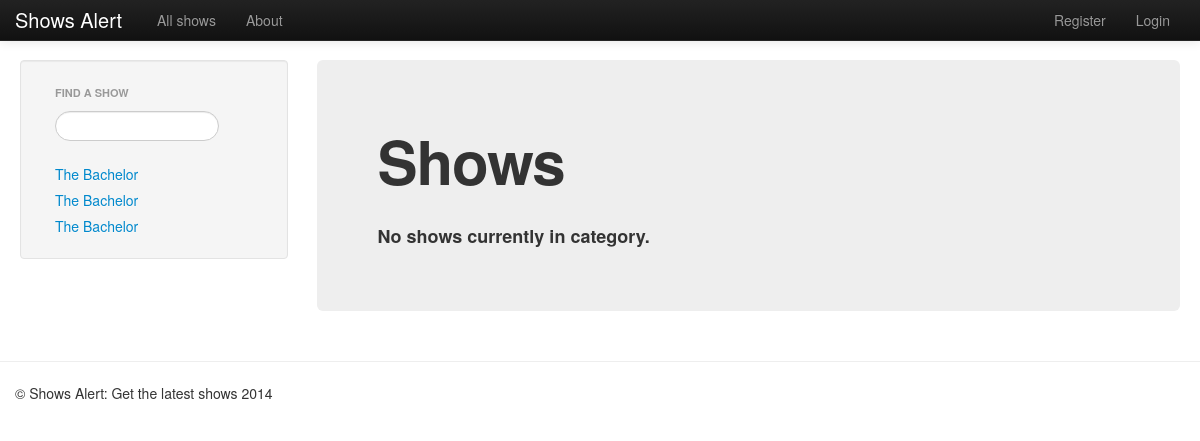
Before: /rango/shows_list/ with the older database file.
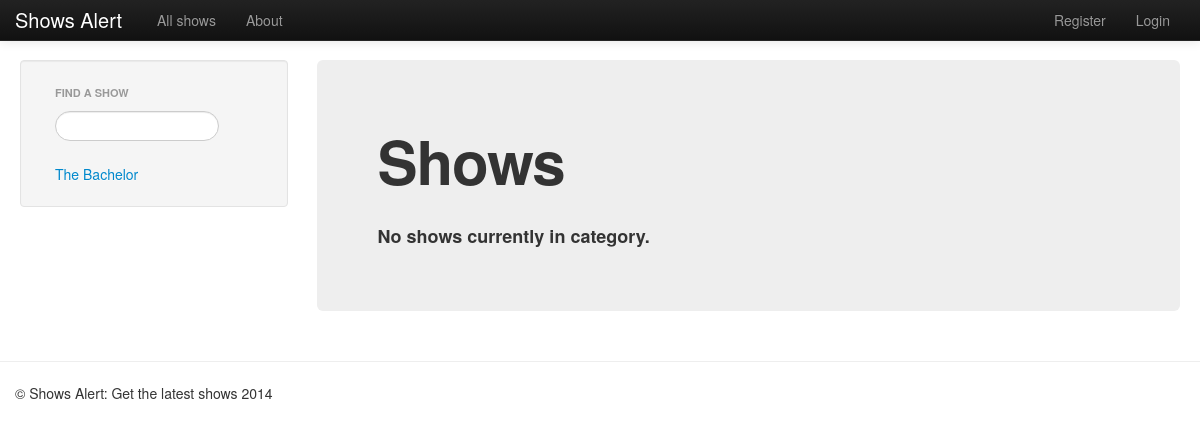
After: the same page with the newer database file.
### rango/models.py (models this page shows, shortened)
class TvShows(models.Model):
	show_name = models.CharField(max_length=100)
	url = models.URLField(max_length=300, blank=True)
	picture_link = models.URLField(max_length=300, blank=True)
	likes = models.IntegerField(default=5)
	added = models.IntegerField(default=5)
	users = ['uehtesham90@gmail.com']

### rango/views.py (the view)
def shows_list(request):
	context = RequestContext(request)
	show_list = get_category_list()
	context_dict = {'show_list': show_list}
	cat_list = get_category_list()
	context_dict['cat_list'] = cat_list
	return render_to_response('rango/shows_list.html', context_dict, context)

### rango/views.py (called while the page is built)
def encode_url(name):
	return name.replace(' ', '_')

def get_category_list(max_results=0, starts_with=''):
	cat_list = []
	if starts_with:
		cat_list = TvShows.objects.filter(name__startswith=starts_with)
	else:
		cat_list = TvShows.objects.all()
	if max_results > 0:
		if len(cat_list) > max_results:
			cat_list = cat_list[:max_results]
	for cat in cat_list:
		cat.url = encode_url(cat.show_name)
	return cat_list

### templates/rango/shows_list.html (shortened to what this page needs)
{% extends "rango/base.html" %}
{% block body_block %}
<div class="hero-unit">
    <h1>Shows</h1>
    <div id="pages">
    {% if shows %}
    <ol>
        {% for show in shows %}
        <li>
            <strong>
            <button data-catid="{{category.id}}" data-title="{{ result.title }}" data-url="{{ result.link }}" class="rango-add btn btn-mini btn-info" type="button">Add</button>
            <a href="/rango/shows/{{show_link}}">{{show.show_name}}</a>
            {% if shows.likes > 1 %}
                - ({{ show.likes }} likes)
            {% elif show.likes == 1 %}
                - ({{ show.likes }} views)
            {% endif %}
            </strong>
        </li>
        {% endfor %}
    </ol>
    {% else %}
    <strong>No shows currently in category.</strong><br/>
    {% endif %}
    </div>
</div>
{% endblock %}

### templates/rango/category_list.html
<ul class="nav nav-list">
    {% if cat_list %}
        {% for cat in cat_list %}
            <li><a href="/rango/show/{{ cat.url }}">{{ cat.show_name }}</a></li>
        {% endfor %}
    {% else %}
        <li>No shows are present.</li>
   {% endif %}
</ul>

Changed rows visible on the page:
removed TvShows: show_name "The Bachelor"
removed TvShows: show_name "The Bachelor"
